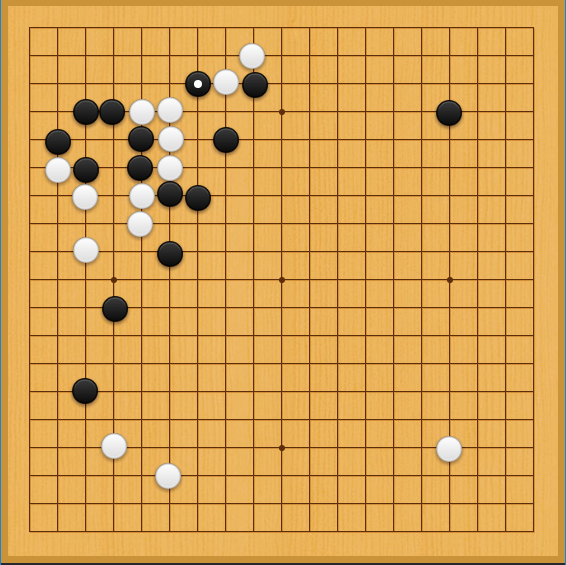
#> input picture Code/sgf_OCR/image2sgf-master/test_images/aaa.png, 566 x 565 px
$ python image2sgf.py test_images   (Python 2 division)
#> lines starting #> are read from the running program, lines starting #| are printed output that depends on the picture
#!/usr/bin/env python

from PIL import Image
import os
import string
import sys

image_dir = sys.argv[1]

WHITE = (255, 255, 255)
BLACK = (0, 0, 0)

BORDER = 9
INTERVAL = 19

# use a small offset from intersection to make sure we don't grab a
# black pixel from the grid line as opposed to a black pixel from a stone
OFFSET = 3

# TL = Top Left , TR = Top Right
# BL = Bottom Left , BR = Bottom Right
# the corner you want the image flipped from
ORIGIN_CORNER = 'TR'
# the corner you want the image flipped to
TARGET_CORNER = 'TL'


def transpose_image(image, x_lines, y_lines):
    transpose_matrix = {
        ('TL', 'TR'): 'V',
        ('TL', 'BL'): 'H',
        ('TL', 'BR'): 'HV',

        ('TR', 'TL'): 'V',
        ('TR', 'BL'): 'HV',
        ('TR', 'BR'): 'H',

        ('BL', 'TL'): 'H',
        ('BL', 'TR'): 'HV',
        ('BL', 'BR'): 'V',

        ('BR', 'TL'): 'HV',
        ('BR', 'TR'): 'H',
        ('BR', 'BL'): 'V'}

    if TARGET_CORNER == 'TL':
        x_string = y_string = string.ascii_letters
    elif TARGET_CORNER == 'TR':
        x_string = string.ascii_letters[19 - x_lines:19]
        y_string = string.ascii_letters
    elif TARGET_CORNER == 'BL':
        x_string = string.ascii_letters
        y_string = string.ascii_letters[19 - y_lines:19]
    elif TARGET_CORNER == 'BR':
        x_string = string.ascii_letters[19 - x_lines:19]
        y_string = string.ascii_letters[19 - y_lines:19]

    for instruction in transpose_matrix[(ORIGIN_CORNER, TARGET_CORNER)]:
        if instruction == 'H':
            image = image.transpose(Image.FLIP_TOP_BOTTOM)
        if instruction == 'V':
            image = image.transpose(Image.FLIP_LEFT_RIGHT)

    return image, x_string, y_string


for root, dir, files in os.walk(image_dir):
    print root
    print dir
    print files
    for image in files:
        path = os.path.join(root, image)
        try:
            im = Image.open(path)
#> im is the input picture: PIL image 566x565 RGB; mean R, G, B 217.2, 165.3, 84.7
        except:
            print("Cannot open '{}'. Not supported or not an image file".format(path))
            continue

        width, height = im.size
#> width = 566; height = 565
        x_lines = width / INTERVAL
#> x_lines = 29
        y_lines = height / INTERVAL
#> y_lines = 29

        im, x_string, y_string = transpose_image(im, x_lines, y_lines)
#> the loop in transpose_image, `for instruction in transpose_matrix[(ORIGIN_CORNER, TARGET_CORNER)]:` made 1 pass
#> pass 1, in transpose_image, `image = image.transpose(Image.FLIP_LEFT_RIGHT)`:
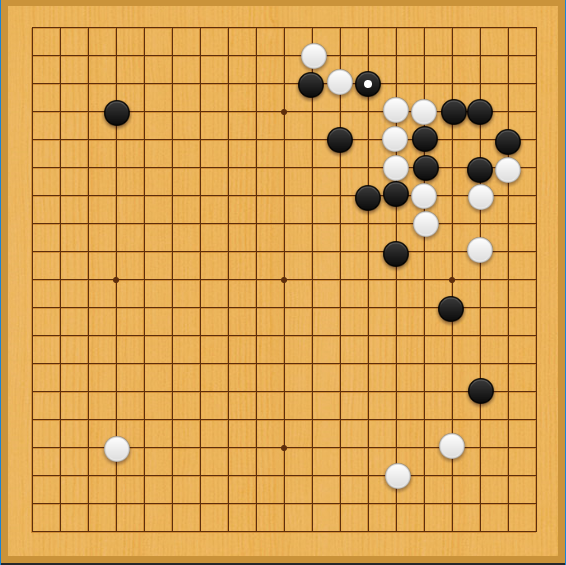
#> image: PIL image 566x565 RGB; mean R, G, B 217.2, 165.3, 84.7

        # deduct 1 from total lines because first line starts on offset
        x_lines = x_lines - 1
#> x_lines = 28
        y_lines = y_lines - 1
#> y_lines = 28

        rgbimg = im.convert('RGB')
        pixels = rgbimg.load()

        coords = {
            'AB': [],
            'AW': []}

        index_x_string = 0
        for x in range(BORDER, (INTERVAL * x_lines) + INTERVAL, INTERVAL):
            index_y_string = 0
            for y in range(BORDER, (INTERVAL * y_lines) + INTERVAL, INTERVAL):
                # get pixel using no offset:
                #   if it's white, then it's a white stone
                #   if it's black:
                #     get pixel using offset:
                #       if it's black, then it's a black stone
                #       else it's an empty intersection
                point = pixels[x, y]
                if point == WHITE:
                    coords['AW'].append('[{}{}]'.format(x_string[index_x_string], y_string[index_y_string]))
                else:
                    point = pixels[x + OFFSET, y + OFFSET]
                    if point == BLACK:
                        coords['AB'].append('[{}{}]'.format(x_string[index_x_string], y_string[index_y_string]))

                index_y_string += 1
            index_x_string += 1
#> after the loop, index_x_string = 29

        with open('{}.sgf'.format(os.path.splitext(path)[0]), 'w') as f:
            f.write('(;GM[1]FF[4]SZ[19]\n')
            f.write('AB{}\n'.format(''.join(sorted(coords['AB']))))
            f.write('AW{}\n'.format(''.join(sorted(coords['AW']))))
            f.write(')\n')
